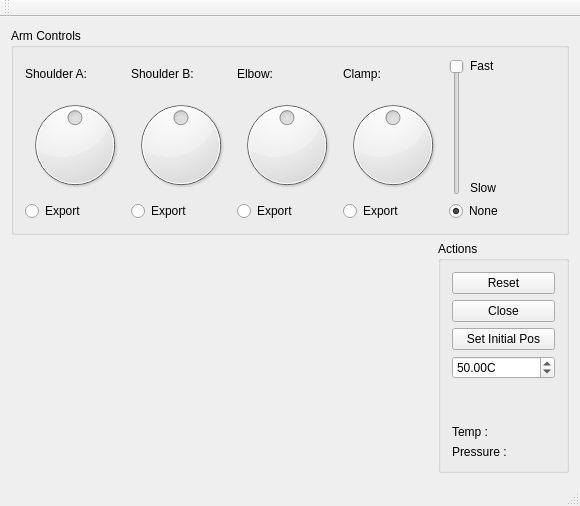
<?xml version="1.0" encoding="UTF-8"?>
<ui version="4.0">
 <class>MainWindow</class>
 <widget class="QMainWindow" name="MainWindow">
  <property name="geometry">
   <rect>
    <x>0</x>
    <y>0</y>
    <width>580</width>
    <height>506</height>
   </rect>
  </property>
  <property name="windowTitle">
   <string>MainWindow</string>
  </property>
  <widget class="QWidget" name="centralWidget">
   <layout class="QVBoxLayout" name="verticalLayout_10">
    <item>
     <widget class="QGroupBox" name="groupBox">
      <property name="title">
       <string>Arm Controls</string>
      </property>
      <layout class="QHBoxLayout" name="horizontalLayout_4">
       <item>
        <layout class="QHBoxLayout" name="horizontalLayout_3">
         <item>
          <layout class="QHBoxLayout" name="horizontalLayout">
           <item>
            <layout class="QVBoxLayout" name="verticalLayout">
             <item>
              <widget class="QLabel" name="lbl_motoSA">
               <property name="text">
                <string>Shoulder A: </string>
               </property>
              </widget>
             </item>
             <item>
              <widget class="QDial" name="dial_MotorSA">
               <property name="maximum">
                <number>180</number>
               </property>
               <property name="sliderPosition">
                <number>90</number>
               </property>
               <property name="invertedAppearance">
                <bool>false</bool>
               </property>
               <property name="invertedControls">
                <bool>false</bool>
               </property>
              </widget>
             </item>
             <item>
              <widget class="QRadioButton" name="rBtn_MtrSA">
               <property name="text">
                <string>Export</string>
               </property>
              </widget>
             </item>
            </layout>
           </item>
           <item>
            <layout class="QVBoxLayout" name="verticalLayout_2">
             <item>
              <widget class="QLabel" name="lbl_motorSB">
               <property name="text">
                <string>Shoulder B:</string>
               </property>
              </widget>
             </item>
             <item>
              <widget class="QDial" name="dial_MotorSB">
               <property name="maximum">
                <number>180</number>
               </property>
               <property name="sliderPosition">
                <number>90</number>
               </property>
               <property name="invertedAppearance">
                <bool>false</bool>
               </property>
               <property name="invertedControls">
                <bool>false</bool>
               </property>
              </widget>
             </item>
             <item>
              <widget class="QRadioButton" name="rBtn_MtrSB">
               <property name="text">
                <string>Export</string>
               </property>
              </widget>
             </item>
            </layout>
           </item>
           <item>
            <layout class="QVBoxLayout" name="verticalLayout_3">
             <item>
              <widget class="QLabel" name="lbl_motorElbow">
               <property name="text">
                <string>Elbow:</string>
               </property>
              </widget>
             </item>
             <item>
              <widget class="QDial" name="dial_MotorElbow">
               <property name="maximum">
                <number>180</number>
               </property>
               <property name="sliderPosition">
                <number>90</number>
               </property>
               <property name="invertedAppearance">
                <bool>false</bool>
               </property>
               <property name="invertedControls">
                <bool>false</bool>
               </property>
              </widget>
             </item>
             <item>
              <widget class="QRadioButton" name="rBtn_MtrElbow">
               <property name="text">
                <string>Export</string>
               </property>
              </widget>
             </item>
            </layout>
           </item>
           <item>
            <layout class="QVBoxLayout" name="verticalLayout_4">
             <item>
              <widget class="QLabel" name="lbl_motorClamp">
               <property name="text">
                <string>Clamp:</string>
               </property>
              </widget>
             </item>
             <item>
              <widget class="QDial" name="dial_MotorClamp">
               <property name="maximum">
                <number>30</number>
               </property>
               <property name="value">
                <number>15</number>
               </property>
               <property name="sliderPosition">
                <number>15</number>
               </property>
               <property name="invertedAppearance">
                <bool>false</bool>
               </property>
               <property name="invertedControls">
                <bool>false</bool>
               </property>
              </widget>
             </item>
             <item>
              <widget class="QRadioButton" name="rBtn_MtrClaw">
               <property name="text">
                <string>Export</string>
               </property>
              </widget>
             </item>
            </layout>
           </item>
          </layout>
         </item>
         <item>
          <layout class="QVBoxLayout" name="verticalLayout_6">
           <item>
            <layout class="QHBoxLayout" name="horizontalLayout_2">
             <item>
              <widget class="QSlider" name="vSdr_speed">
               <property name="minimum">
                <number>5</number>
               </property>
               <property name="maximum">
                <number>15</number>
               </property>
               <property name="orientation">
                <enum>Qt::Vertical</enum>
               </property>
               <property name="invertedAppearance">
                <bool>true</bool>
               </property>
               <property name="invertedControls">
                <bool>true</bool>
               </property>
              </widget>
             </item>
             <item>
              <layout class="QVBoxLayout" name="verticalLayout_5">
               <item>
                <widget class="QLabel" name="label">
                 <property name="text">
                  <string>Fast</string>
                 </property>
                </widget>
               </item>
               <item>
                <spacer name="verticalSpacer">
                 <property name="orientation">
                  <enum>Qt::Vertical</enum>
                 </property>
                 <property name="sizeHint" stdset="0">
                  <size>
                   <width>20</width>
                   <height>40</height>
                  </size>
                 </property>
                </spacer>
               </item>
               <item>
                <widget class="QLabel" name="label_2">
                 <property name="text">
                  <string>Slow</string>
                 </property>
                </widget>
               </item>
              </layout>
             </item>
            </layout>
           </item>
           <item>
            <widget class="QRadioButton" name="rBtn_MtrNone">
             <property name="text">
              <string>None</string>
             </property>
             <property name="checked">
              <bool>true</bool>
             </property>
            </widget>
           </item>
          </layout>
         </item>
        </layout>
       </item>
       <item>
        <spacer name="horizontalSpacer">
         <property name="orientation">
          <enum>Qt::Horizontal</enum>
         </property>
         <property name="sizeHint" stdset="0">
          <size>
           <width>40</width>
           <height>20</height>
          </size>
         </property>
        </spacer>
       </item>
      </layout>
     </widget>
    </item>
    <item>
     <layout class="QHBoxLayout" name="horizontalLayout_5">
      <item>
       <widget class="QCustomPlot" name="temp_graph" native="true">
        <property name="minimumSize">
         <size>
          <width>421</width>
          <height>0</height>
         </size>
        </property>
       </widget>
      </item>
      <item>
       <layout class="QVBoxLayout" name="verticalLayout_9">
        <item>
         <widget class="QGroupBox" name="groupBox_2">
          <property name="title">
           <string>Actions</string>
          </property>
          <layout class="QVBoxLayout" name="verticalLayout_8">
           <item>
            <layout class="QVBoxLayout" name="verticalLayout_7">
             <item>
              <widget class="QPushButton" name="pBtn_reset">
               <property name="text">
                <string>Reset</string>
               </property>
              </widget>
             </item>
             <item>
              <widget class="QPushButton" name="pBtn_close">
               <property name="text">
                <string>Close</string>
               </property>
              </widget>
             </item>
             <item>
              <widget class="QPushButton" name="pBtn_setinitPos">
               <property name="text">
                <string>Set Initial Pos</string>
               </property>
              </widget>
             </item>
             <item>
              <widget class="QDoubleSpinBox" name="dsBox_tempLimit">
               <property name="prefix">
                <string/>
               </property>
               <property name="suffix">
                <string>C</string>
               </property>
               <property name="singleStep">
                <double>0.100000000000000</double>
               </property>
               <property name="value">
                <double>50.000000000000000</double>
               </property>
              </widget>
             </item>
            </layout>
           </item>
           <item>
            <spacer name="verticalSpacer_2">
             <property name="orientation">
              <enum>Qt::Vertical</enum>
             </property>
             <property name="sizeHint" stdset="0">
              <size>
               <width>20</width>
               <height>40</height>
              </size>
             </property>
            </spacer>
           </item>
           <item>
            <widget class="QLabel" name="lbl_actualTemp">
             <property name="text">
              <string>Temp :</string>
             </property>
            </widget>
           </item>
           <item>
            <widget class="QLabel" name="lbl_actualPressure">
             <property name="text">
              <string>Pressure :</string>
             </property>
            </widget>
           </item>
          </layout>
         </widget>
        </item>
       </layout>
      </item>
     </layout>
    </item>
   </layout>
  </widget>
  <widget class="QMenuBar" name="menuBar">
   <property name="geometry">
    <rect>
     <x>0</x>
     <y>0</y>
     <width>580</width>
     <height>26</height>
    </rect>
   </property>
  </widget>
  <widget class="QToolBar" name="mainToolBar">
   <attribute name="toolBarArea">
    <enum>TopToolBarArea</enum>
   </attribute>
   <attribute name="toolBarBreak">
    <bool>false</bool>
   </attribute>
  </widget>
  <widget class="QStatusBar" name="statusBar"/>
 </widget>
 <layoutdefault spacing="6" margin="11"/>
 <customwidgets>
  <customwidget>
   <class>QCustomPlot</class>
   <extends>QWidget</extends>
   <header>qcustomplot.h</header>
   <container>1</container>
  </customwidget>
 </customwidgets>
 <resources/>
 <connections/>
</ui>
